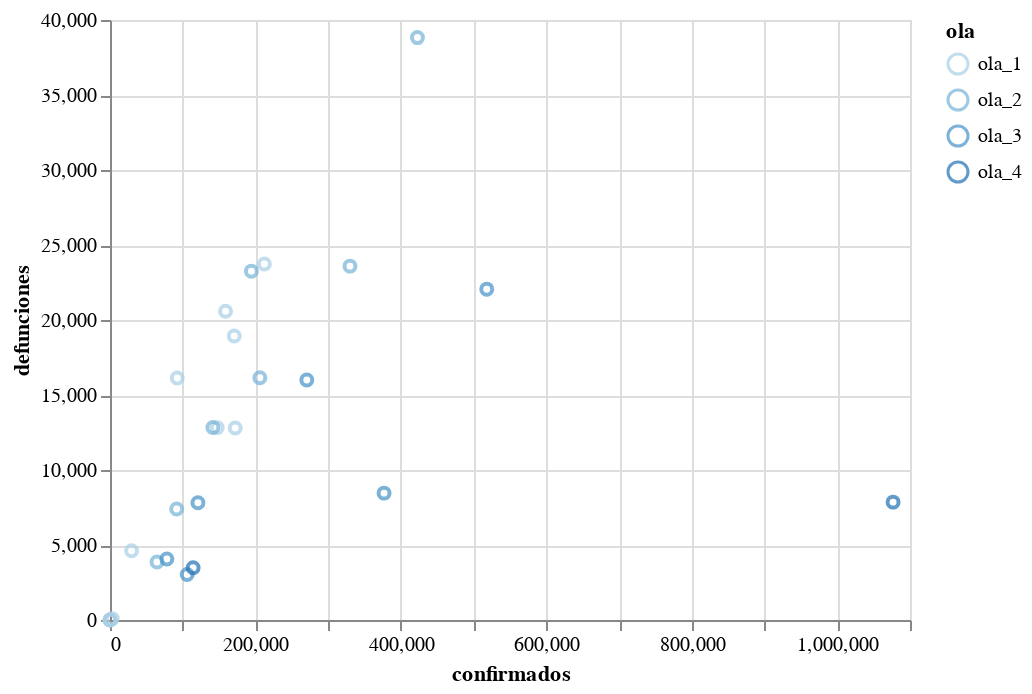

Notebook code for this chart:
### Code cell
subset = casos.groupby(by=['ola', 'anio_mes'], as_index=False).agg({'confirmados': 'sum',
                                                                     'defunciones': 'sum'})

# Brush for selection
brush = alt.selection(type='interval')

# Scatter Plot
points = alt.Chart(subset).mark_point().encode(
    x='confirmados:Q',
    y='defunciones:Q',
    color=alt.condition(brush, 'ola:O', alt.value('grey'))
).add_selection(brush)

points

### Figure 1 — Vega-Lite specification as saved in the notebook (floating-point values rounded to 4 significant figures)
{"config": {"view": {"continuousWidth": 400, "continuousHeight": 300}}, "data": {"name": "data-c20ee25fc587840172bb3d6fa4e2731d"}, "mark": "point", "encoding": {"color": {"condition": {"field": "ola", "type": "ordinal", "selection": "selector001"}, "value": "grey"}, "x": {"field": "confirmados", "type": "quantitative"}, "y": {"field": "defunciones", "type": "quantitative"}}, "selection": {"selector001": {"type": "interval"}}, "$schema": "https://vega.github.io/schema/vega-lite/v4.17.0.json", "datasets": {"data-c20ee25fc587840172bb3d6fa4e2731d": [{"ola": "ola_1", "anio_mes": "2019-12", "confirmados": 0.0, "defunciones": 0.0}, {"ola": "ola_1", "anio_mes": "2020-01", "confirmados": 0.0, "defunciones": 0.0}, {"ola": "ola_1", "anio_mes": "2020-02", "confirmados": 8.0, "defunciones": 0.0}, {"ola": "ola_1", "anio_mes": "2020-03", "confirmados": 3122.0, "defunciones": 92.0}, {"ola": "ola_1", "anio_mes": "2020-04", "confirmados": 29650.0, "defunciones": 4617.0}, {"ola": "ola_1", "anio_mes": "2020-05", "confirmados": 92470.0, "defunciones": 16130.0}, {"ola": "ola_1", "anio_mes": "2020-06", "confirmados": 158900.0, "defunciones": 20580.0}, {"ola": "ola_1", "anio_mes": "2020-07", "confirmados": 212300.0, "defunciones": 23730.0}, {"ola": "ola_1", "anio_mes": "2020-08", "confirmados": 170800.0, "defunciones": 18930.0}, {"ola": "ola_1", "anio_mes": "2020-09", "confirmados": 147500.0, "defunciones": 12830.0}, {"ola": "ola_1", "anio_mes": "2020-10", "confirmados": 172100.0, "defunciones": 12800.0}, {"ola": "ola_2", "anio_mes": "2020-11", "confirmados": 206000.0, "defunciones": 16150.0}, {"ola": "ola_2", "anio_mes": "2020-12", "confirmados": 330000.0, "defunciones": 23590.0}, {"ola": "ola_2", "anio_mes": "2021-01", "confirmados": 422800.0, "defunciones": 38830.0}, {"ola": "ola_2", "anio_mes": "2021-02", "confirmados": 194400.0, "defunciones": 23260.0}, {"ola": "ola_2", "anio_mes": "2021-03", "confirmados": 141500.0, "defunciones": 12840.0}, {"ola": "ola_2", "anio_mes": "2021-04", "confirmados": 91670.0, "defunciones": 7402.0}, {"ola": "ola_2", "anio_mes": "2021-05", "confirmados": 64610.0, "defunciones": 3872.0}, {"ola": "ola_3", "anio_mes": "2021-06", "confirmados": 106100.0, "defunciones": 3038.0}, {"ola": "ola_3", "anio_mes": "2021-07", "confirmados": 376800.0, "defunciones": 8457.0}, {"ola": "ola_3", "anio_mes": "2021-08", "confirmados": 518000.0, "defunciones": 22060.0}, {"ola": "ola_3", "anio_mes": "2021-09", "confirmados": 270600.0, "defunciones": 16000.0}, {"ola": "ola_3", "anio_mes": "2021-10", "confirmados": 120900.0, "defunciones": 7822.0}, {"ola": "ola_3", "anio_mes": "2021-11", "confirmados": 78170.0, "defunciones": 4065.0}, {"ola": "ola_4", "anio_mes": "2021-12", "confirmados": 114300.0, "defunciones": 3484.0}, {"ola": "ola_4", "anio_mes": "2022-01", "confirmados": 1077000.0, "defunciones": 7857.0}]}}
